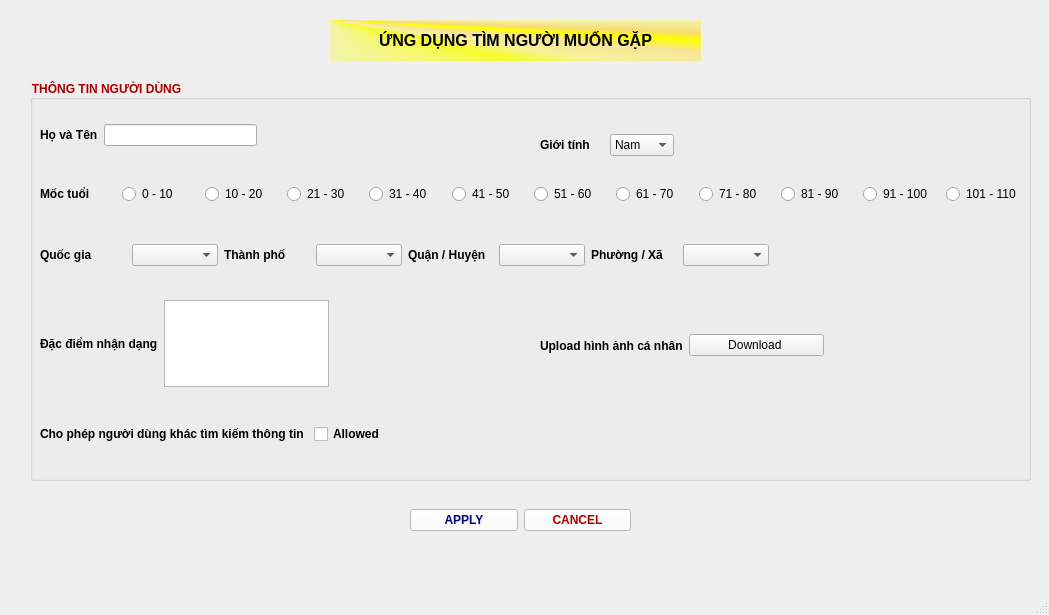
<?xml version="1.0" encoding="UTF-8"?>
<ui version="4.0">
 <class>Info_Users_Page</class>
 <widget class="QMainWindow" name="Info_Users_Page">
  <property name="geometry">
   <rect>
    <x>0</x>
    <y>0</y>
    <width>1049</width>
    <height>615</height>
   </rect>
  </property>
  <property name="windowTitle">
   <string>MainWindow</string>
  </property>
  <property name="documentMode">
   <bool>true</bool>
  </property>
  <widget class="QWidget" name="centralwidget">
   <widget class="QLabel" name="title_label">
    <property name="geometry">
     <rect>
      <x>330</x>
      <y>20</y>
      <width>371</width>
      <height>41</height>
     </rect>
    </property>
    <property name="font">
     <font>
      <pointsize>12</pointsize>
      <bold>true</bold>
     </font>
    </property>
    <property name="cursor">
     <cursorShape>PointingHandCursor</cursorShape>
    </property>
    <property name="mouseTracking">
     <bool>true</bool>
    </property>
    <property name="tabletTracking">
     <bool>true</bool>
    </property>
    <property name="layoutDirection">
     <enum>Qt::LeftToRight</enum>
    </property>
    <property name="autoFillBackground">
     <bool>false</bool>
    </property>
    <property name="styleSheet">
     <string notr="true">background-color: qconicalgradient(cx:0, cy:0, angle:135, stop:0 rgba(255, 255, 0, 69), stop:0.375 rgba(255, 255, 0, 69), stop:0.423533 rgba(251, 255, 0, 145), stop:0.45 rgba(247, 255, 0, 208), stop:0.477581 rgba(255, 244, 71, 130), stop:0.518717 rgba(255, 218, 71, 130), stop:0.55 rgba(255, 255, 0, 255), stop:0.57754 rgba(255, 203, 0, 130), stop:0.625 rgba(255, 255, 0, 69), stop:1 rgba(255, 255, 0, 69));
color: rgb(0, 0, 0);</string>
    </property>
    <property name="text">
     <string>&lt;html&gt;&lt;head/&gt;&lt;body&gt;&lt;p align=&quot;center&quot;&gt;ỨNG DỤNG TÌM NGƯỜI MUỐN GẶP&lt;/p&gt;&lt;/body&gt;&lt;/html&gt;</string>
    </property>
    <property name="scaledContents">
     <bool>true</bool>
    </property>
    <property name="wordWrap">
     <bool>true</bool>
    </property>
    <property name="openExternalLinks">
     <bool>true</bool>
    </property>
   </widget>
   <widget class="QGroupBox" name="users_info">
    <property name="geometry">
     <rect>
      <x>30</x>
      <y>80</y>
      <width>1001</width>
      <height>401</height>
     </rect>
    </property>
    <property name="font">
     <font>
      <family>Segoe UI</family>
      <pointsize>9</pointsize>
      <italic>false</italic>
      <bold>true</bold>
     </font>
    </property>
    <property name="styleSheet">
     <string notr="true">color: rgb(170, 0, 0);
font: 700 9pt &quot;Segoe UI&quot;;</string>
    </property>
    <property name="title">
     <string>THÔNG TIN NGƯỜI DÙNG</string>
    </property>
    <property name="checkable">
     <bool>false</bool>
    </property>
    <widget class="QWidget" name="horizontalLayoutWidget_2">
     <property name="geometry">
      <rect>
       <x>510</x>
       <y>50</y>
       <width>134</width>
       <height>30</height>
      </rect>
     </property>
     <layout class="QHBoxLayout" name="horizontalLayout_2">
      <item>
       <widget class="QLabel" name="gioi_tinh_label">
        <property name="font">
         <font>
          <family>Segoe UI</family>
          <pointsize>9</pointsize>
          <italic>false</italic>
          <bold>true</bold>
         </font>
        </property>
        <property name="styleSheet">
         <string notr="true">color: rgb(0, 0, 0);
font: 700 9pt &quot;Segoe UI&quot;;</string>
        </property>
        <property name="text">
         <string>Giới tính</string>
        </property>
       </widget>
      </item>
      <item>
       <widget class="QComboBox" name="gioi_tinh_box">
        <property name="font">
         <font>
          <family>Segoe UI</family>
          <pointsize>9</pointsize>
          <italic>false</italic>
          <bold>false</bold>
         </font>
        </property>
        <property name="styleSheet">
         <string notr="true">color: rgb(0, 0, 0);
font: 9pt &quot;Segoe UI&quot;;</string>
        </property>
        <property name="insertPolicy">
         <enum>QComboBox::NoInsert</enum>
        </property>
        <item>
         <property name="text">
          <string>Nam</string>
         </property>
        </item>
        <item>
         <property name="text">
          <string>Nữ</string>
         </property>
        </item>
        <item>
         <property name="text">
          <string/>
         </property>
         <property name="icon">
          <iconset theme="accessories-calculator"/>
         </property>
        </item>
       </widget>
      </item>
     </layout>
    </widget>
    <widget class="QWidget" name="horizontalLayoutWidget">
     <property name="geometry">
      <rect>
       <x>10</x>
       <y>100</y>
       <width>982</width>
       <height>28</height>
      </rect>
     </property>
     <layout class="QHBoxLayout" name="horizontalLayout">
      <item>
       <widget class="QLabel" name="age_landmark">
        <property name="font">
         <font>
          <family>Segoe UI</family>
          <pointsize>9</pointsize>
          <italic>false</italic>
          <bold>true</bold>
         </font>
        </property>
        <property name="styleSheet">
         <string notr="true">color: rgb(0, 0, 0);
font: 700 9pt &quot;Segoe UI&quot;;</string>
        </property>
        <property name="text">
         <string>Mốc tuổi</string>
        </property>
       </widget>
      </item>
      <item>
       <widget class="QRadioButton" name="age_1">
        <property name="font">
         <font>
          <family>Segoe UI</family>
          <pointsize>9</pointsize>
          <italic>false</italic>
          <bold>false</bold>
         </font>
        </property>
        <property name="styleSheet">
         <string notr="true">color: rgb(0, 0, 0);
font: 9pt &quot;Segoe UI&quot;;</string>
        </property>
        <property name="text">
         <string>0 - 10</string>
        </property>
       </widget>
      </item>
      <item>
       <widget class="QRadioButton" name="age_2">
        <property name="font">
         <font>
          <family>Segoe UI</family>
          <pointsize>9</pointsize>
          <italic>false</italic>
          <bold>false</bold>
         </font>
        </property>
        <property name="styleSheet">
         <string notr="true">color: rgb(0, 0, 0);
font: 9pt &quot;Segoe UI&quot;;</string>
        </property>
        <property name="text">
         <string>10 - 20</string>
        </property>
       </widget>
      </item>
      <item>
       <widget class="QRadioButton" name="age_3">
        <property name="font">
         <font>
          <family>Segoe UI</family>
          <pointsize>9</pointsize>
          <italic>false</italic>
          <bold>false</bold>
         </font>
        </property>
        <property name="styleSheet">
         <string notr="true">color: rgb(0, 0, 0);
font: 9pt &quot;Segoe UI&quot;;</string>
        </property>
        <property name="text">
         <string>21 - 30</string>
        </property>
       </widget>
      </item>
      <item>
       <widget class="QRadioButton" name="age_4">
        <property name="font">
         <font>
          <family>Segoe UI</family>
          <pointsize>9</pointsize>
          <italic>false</italic>
          <bold>false</bold>
         </font>
        </property>
        <property name="styleSheet">
         <string notr="true">color: rgb(0, 0, 0);
font: 9pt &quot;Segoe UI&quot;;</string>
        </property>
        <property name="text">
         <string>31 - 40</string>
        </property>
       </widget>
      </item>
      <item>
       <widget class="QRadioButton" name="age_5">
        <property name="font">
         <font>
          <family>Segoe UI</family>
          <pointsize>9</pointsize>
          <italic>false</italic>
          <bold>false</bold>
         </font>
        </property>
        <property name="styleSheet">
         <string notr="true">color: rgb(0, 0, 0);
font: 9pt &quot;Segoe UI&quot;;</string>
        </property>
        <property name="text">
         <string>41 - 50</string>
        </property>
       </widget>
      </item>
      <item>
       <widget class="QRadioButton" name="age_6">
        <property name="font">
         <font>
          <family>Segoe UI</family>
          <pointsize>9</pointsize>
          <italic>false</italic>
          <bold>false</bold>
         </font>
        </property>
        <property name="styleSheet">
         <string notr="true">color: rgb(0, 0, 0);
font: 9pt &quot;Segoe UI&quot;;</string>
        </property>
        <property name="text">
         <string>51 - 60</string>
        </property>
       </widget>
      </item>
      <item>
       <widget class="QRadioButton" name="age_7">
        <property name="font">
         <font>
          <family>Segoe UI</family>
          <pointsize>9</pointsize>
          <italic>false</italic>
          <bold>false</bold>
         </font>
        </property>
        <property name="styleSheet">
         <string notr="true">color: rgb(0, 0, 0);
font: 9pt &quot;Segoe UI&quot;;</string>
        </property>
        <property name="text">
         <string>61 - 70</string>
        </property>
       </widget>
      </item>
      <item>
       <widget class="QRadioButton" name="age_8">
        <property name="font">
         <font>
          <family>Segoe UI</family>
          <pointsize>9</pointsize>
          <italic>false</italic>
          <bold>false</bold>
         </font>
        </property>
        <property name="styleSheet">
         <string notr="true">color: rgb(0, 0, 0);
font: 9pt &quot;Segoe UI&quot;;</string>
        </property>
        <property name="text">
         <string>71 - 80</string>
        </property>
       </widget>
      </item>
      <item>
       <widget class="QRadioButton" name="age_9">
        <property name="font">
         <font>
          <family>Segoe UI</family>
          <pointsize>9</pointsize>
          <italic>false</italic>
          <bold>false</bold>
         </font>
        </property>
        <property name="styleSheet">
         <string notr="true">color: rgb(0, 0, 0);
font: 9pt &quot;Segoe UI&quot;;</string>
        </property>
        <property name="text">
         <string>81 - 90</string>
        </property>
       </widget>
      </item>
      <item>
       <widget class="QRadioButton" name="age_10">
        <property name="font">
         <font>
          <family>Segoe UI</family>
          <pointsize>9</pointsize>
          <italic>false</italic>
          <bold>false</bold>
         </font>
        </property>
        <property name="styleSheet">
         <string notr="true">color: rgb(0, 0, 0);
font: 9pt &quot;Segoe UI&quot;;</string>
        </property>
        <property name="text">
         <string>91 - 100</string>
        </property>
       </widget>
      </item>
      <item>
       <widget class="QRadioButton" name="age_11">
        <property name="font">
         <font>
          <family>Segoe UI</family>
          <pointsize>9</pointsize>
          <italic>false</italic>
          <bold>false</bold>
         </font>
        </property>
        <property name="styleSheet">
         <string notr="true">color: rgb(0, 0, 0);
font: 9pt &quot;Segoe UI&quot;;</string>
        </property>
        <property name="text">
         <string>101 - 110</string>
        </property>
       </widget>
      </item>
     </layout>
    </widget>
    <widget class="QWidget" name="horizontalLayoutWidget_3">
     <property name="geometry">
      <rect>
       <x>10</x>
       <y>40</y>
       <width>217</width>
       <height>30</height>
      </rect>
     </property>
     <layout class="QHBoxLayout" name="horizontalLayout_3">
      <item>
       <widget class="QLabel" name="ho_ten_label">
        <property name="font">
         <font>
          <family>Segoe UI</family>
          <pointsize>9</pointsize>
          <italic>false</italic>
          <bold>true</bold>
         </font>
        </property>
        <property name="styleSheet">
         <string notr="true">color: rgb(0, 0, 0);
font: 700 9pt &quot;Segoe UI&quot;;</string>
        </property>
        <property name="text">
         <string>Họ và Tên</string>
        </property>
       </widget>
      </item>
      <item>
       <widget class="QLineEdit" name="ho_ten">
        <property name="styleSheet">
         <string notr="true">color: rgb(0, 0, 0);
font: 9pt &quot;Segoe UI&quot;;</string>
        </property>
       </widget>
      </item>
     </layout>
    </widget>
    <widget class="QWidget" name="horizontalLayoutWidget_4">
     <property name="geometry">
      <rect>
       <x>10</x>
       <y>220</y>
       <width>289</width>
       <height>87</height>
      </rect>
     </property>
     <layout class="QHBoxLayout" name="face_feature">
      <item>
       <widget class="QLabel" name="info_face_label">
        <property name="font">
         <font>
          <family>Segoe UI</family>
          <pointsize>9</pointsize>
          <italic>false</italic>
          <bold>true</bold>
         </font>
        </property>
        <property name="styleSheet">
         <string notr="true">color: rgb(0, 0, 0);
font: 700 9pt &quot;Segoe UI&quot;;</string>
        </property>
        <property name="text">
         <string>Đặc điểm nhận dạng</string>
        </property>
       </widget>
      </item>
      <item>
       <widget class="QTextEdit" name="info_face_text"/>
      </item>
     </layout>
    </widget>
    <widget class="QWidget" name="horizontalLayoutWidget_5">
     <property name="geometry">
      <rect>
       <x>10</x>
       <y>340</y>
       <width>421</width>
       <height>28</height>
      </rect>
     </property>
     <layout class="QHBoxLayout" name="allowed_finding">
      <item>
       <widget class="QLabel" name="allowed_label">
        <property name="font">
         <font>
          <family>Segoe UI</family>
          <pointsize>9</pointsize>
          <italic>false</italic>
          <bold>true</bold>
         </font>
        </property>
        <property name="styleSheet">
         <string notr="true">color: rgb(0, 0, 0);
font: 700 9pt &quot;Segoe UI&quot;;</string>
        </property>
        <property name="text">
         <string>Cho phép người dùng khác tìm kiếm thông tin </string>
        </property>
       </widget>
      </item>
      <item>
       <widget class="QCheckBox" name="is_allowed">
        <property name="font">
         <font>
          <family>Segoe UI</family>
          <pointsize>9</pointsize>
          <italic>false</italic>
          <bold>true</bold>
         </font>
        </property>
        <property name="styleSheet">
         <string notr="true">color: rgb(0, 0, 0);
font: 700 9pt &quot;Segoe UI&quot;;</string>
        </property>
        <property name="text">
         <string>Allowed</string>
        </property>
       </widget>
      </item>
     </layout>
    </widget>
    <widget class="QWidget" name="horizontalLayoutWidget_6">
     <property name="geometry">
      <rect>
       <x>510</x>
       <y>250</y>
       <width>284</width>
       <height>31</height>
      </rect>
     </property>
     <layout class="QHBoxLayout" name="pic">
      <item>
       <widget class="QLabel" name="upload_avatar_label">
        <property name="font">
         <font>
          <family>Segoe UI</family>
          <pointsize>9</pointsize>
          <italic>false</italic>
          <bold>true</bold>
         </font>
        </property>
        <property name="styleSheet">
         <string notr="true">color: rgb(0, 0, 0);
font: 700 9pt &quot;Segoe UI&quot;;</string>
        </property>
        <property name="text">
         <string>Upload hình ảnh cá nhân</string>
        </property>
       </widget>
      </item>
      <item>
       <widget class="QPushButton" name="download_pic">
        <property name="font">
         <font>
          <family>Segoe UI</family>
          <pointsize>9</pointsize>
          <italic>false</italic>
          <bold>false</bold>
         </font>
        </property>
        <property name="styleSheet">
         <string notr="true">font: 9pt &quot;Segoe UI&quot;;
color: rgb(0, 0, 0);</string>
        </property>
        <property name="text">
         <string>Download </string>
        </property>
       </widget>
      </item>
     </layout>
    </widget>
    <widget class="QWidget" name="horizontalLayoutWidget_9">
     <property name="geometry">
      <rect>
       <x>10</x>
       <y>160</y>
       <width>729</width>
       <height>30</height>
      </rect>
     </property>
     <layout class="QHBoxLayout" name="place">
      <item>
       <widget class="QLabel" name="nation_label">
        <property name="font">
         <font>
          <family>Segoe UI</family>
          <pointsize>9</pointsize>
          <italic>false</italic>
          <bold>true</bold>
         </font>
        </property>
        <property name="styleSheet">
         <string notr="true">color: rgb(0, 0, 0);
font: 700 9pt &quot;Segoe UI&quot;;</string>
        </property>
        <property name="text">
         <string>Quốc gia</string>
        </property>
       </widget>
      </item>
      <item>
       <widget class="QComboBox" name="nation_box">
        <property name="styleSheet">
         <string notr="true">color: rgb(0, 0, 0);
font: 9pt &quot;Segoe UI&quot;;</string>
        </property>
       </widget>
      </item>
      <item>
       <widget class="QLabel" name="city_label">
        <property name="font">
         <font>
          <family>Segoe UI</family>
          <pointsize>9</pointsize>
          <italic>false</italic>
          <bold>true</bold>
         </font>
        </property>
        <property name="styleSheet">
         <string notr="true">color: rgb(0, 0, 0);
font: 700 9pt &quot;Segoe UI&quot;;</string>
        </property>
        <property name="text">
         <string>Thành phố</string>
        </property>
       </widget>
      </item>
      <item>
       <widget class="QComboBox" name="city_box">
        <property name="styleSheet">
         <string notr="true">color: rgb(0, 0, 0);
font: 9pt &quot;Segoe UI&quot;;</string>
        </property>
       </widget>
      </item>
      <item>
       <widget class="QLabel" name="district_label">
        <property name="font">
         <font>
          <family>Segoe UI</family>
          <pointsize>9</pointsize>
          <italic>false</italic>
          <bold>true</bold>
         </font>
        </property>
        <property name="styleSheet">
         <string notr="true">color: rgb(0, 0, 0);
font: 700 9pt &quot;Segoe UI&quot;;</string>
        </property>
        <property name="text">
         <string>Quận / Huyện</string>
        </property>
       </widget>
      </item>
      <item>
       <widget class="QComboBox" name="district_box">
        <property name="styleSheet">
         <string notr="true">color: rgb(0, 0, 0);
font: 9pt &quot;Segoe UI&quot;;</string>
        </property>
       </widget>
      </item>
      <item>
       <widget class="QLabel" name="ward_label">
        <property name="font">
         <font>
          <family>Segoe UI</family>
          <pointsize>9</pointsize>
          <italic>false</italic>
          <bold>true</bold>
         </font>
        </property>
        <property name="styleSheet">
         <string notr="true">color: rgb(0, 0, 0);
font: 700 9pt &quot;Segoe UI&quot;;</string>
        </property>
        <property name="text">
         <string>Phường / Xã</string>
        </property>
       </widget>
      </item>
      <item>
       <widget class="QComboBox" name="ward_box">
        <property name="styleSheet">
         <string notr="true">color: rgb(0, 0, 0);
font: 9pt &quot;Segoe UI&quot;;</string>
        </property>
       </widget>
      </item>
     </layout>
    </widget>
   </widget>
   <widget class="QWidget" name="horizontalLayoutWidget_7">
    <property name="geometry">
     <rect>
      <x>410</x>
      <y>500</y>
      <width>221</width>
      <height>41</height>
     </rect>
    </property>
    <layout class="QHBoxLayout" name="exit_page">
     <item>
      <widget class="QPushButton" name="apply_button">
       <property name="font">
        <font>
         <bold>true</bold>
        </font>
       </property>
       <property name="styleSheet">
        <string notr="true">color: rgb(85, 255, 255);
color: rgb(0, 0, 127);
background-color: rgb(255, 255, 255);</string>
       </property>
       <property name="text">
        <string>APPLY</string>
       </property>
      </widget>
     </item>
     <item>
      <widget class="QPushButton" name="cancel_button">
       <property name="font">
        <font>
         <bold>true</bold>
        </font>
       </property>
       <property name="styleSheet">
        <string notr="true">color: rgb(170, 0, 0);
background-color: rgb(255, 255, 255);</string>
       </property>
       <property name="text">
        <string>CANCEL</string>
       </property>
      </widget>
     </item>
    </layout>
   </widget>
  </widget>
  <widget class="QMenuBar" name="menubar">
   <property name="geometry">
    <rect>
     <x>0</x>
     <y>0</y>
     <width>1049</width>
     <height>25</height>
    </rect>
   </property>
  </widget>
  <widget class="QStatusBar" name="statusbar"/>
 </widget>
 <resources/>
 <connections/>
</ui>
